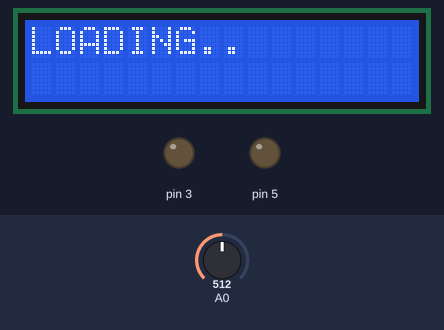
Recording of a sketch running on a simulated Arduino Uno, built with avr-gcc and run on an emulated ATmega328P. Shown: 16×2 character LCD, output pins drawn as LEDs (lit = HIGH). The test bench sets the inputs (shaded band); at power-on: A0 = 512. What the sketch prints to the serial monitor is not drawn.

Above: at 1.1 s.
At 5.2 s:
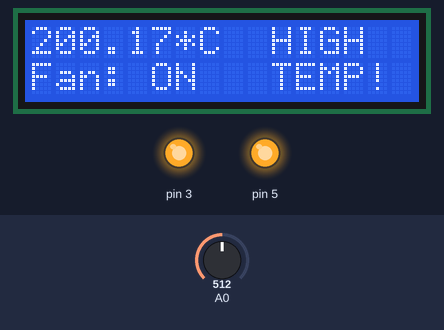
5.3 s: A0 set to 271
At 7.3 s:
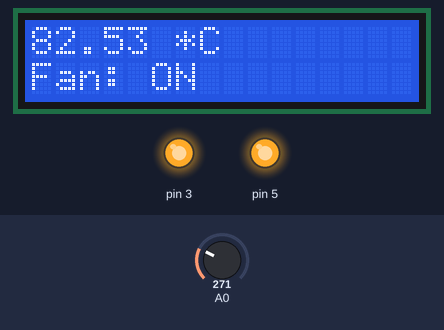
7.6 s: A0 set to 254
At 8.5 s:
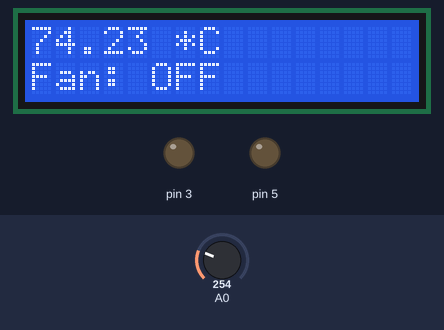
9.6 s: A0 set to 306
At 11.2 s:
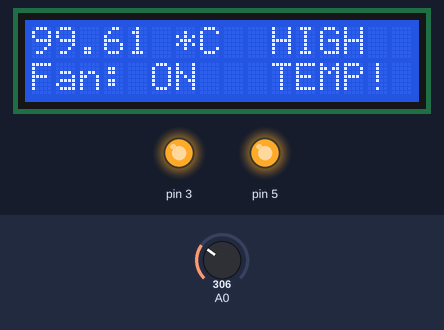
Timing chart, 0 to 12.7 s (numbered marks = the images above; inputs shaded):
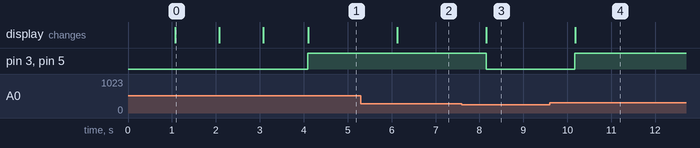

The sketch:

automatic_cooling_system1.ino
```cpp
#include <Adafruit_LiquidCrystal.h>

Adafruit_LiquidCrystal lcd_1(0);

void setup()
{
  lcd_1.begin(16, 2);
  pinMode(A0, INPUT);
  Serial.begin(9600);
  pinMode(3, OUTPUT);
  pinMode(5, OUTPUT);

  lcd_1.print("LOADING.");
  delay(1000); // Wait for 900 millisecond(s)
  lcd_1.print(".");
  delay(1000); // Wait for 1000 millisecond(s)
  lcd_1.print(".");
  delay(1000); // Wait for 1000 millisecond(s)
  lcd_1.print(".");
  delay(1000); // Wait for 1000 millisecond(s)
}

void loop()
{
  lcd_1.clear();
  if ((-40 + 0.488155 * (analogRead(A0) - 20)) >= 79) {
    lcd_1.clear();
    Serial.println((-40 + 0.488155 * (analogRead(A0) - 20)));
    lcd_1.print((-40 + 0.488155 * (analogRead(A0) - 20)));
    Serial.println("Fan: ON");
    lcd_1.setCursor(0, 1);
    lcd_1.print("Fan: ON");
    lcd_1.setCursor(6, 0);
    lcd_1.print("*C");
    digitalWrite(3, HIGH);
    digitalWrite(5, HIGH);
    if ((-40 + 0.488155 * (analogRead(A0) - 20)) >= 93) {
      lcd_1.setCursor(10, 0);
      lcd_1.print("HIGH");
      lcd_1.setCursor(10, 1);
      lcd_1.print("TEMP!");
    }
    delay(2000); // Wait for 2000 millisecond(s)
  } else {
    lcd_1.clear();
    Serial.println((-40 + 0.488155 * (analogRead(A0) - 20)));
    lcd_1.print((-40 + 0.488155 * (analogRead(A0) - 20)));
    Serial.println("Fan: OFF");
    lcd_1.setCursor(0, 1);
    lcd_1.print("Fan: OFF");
    lcd_1.setCursor(6, 0);
    lcd_1.print("*C");
    digitalWrite(3, LOW);
    digitalWrite(5, LOW);
    delay(2000); // Wait for 2000 millisecond(s)
  }
}
```

Measured:
- the behaviour switches between 264 and 263 on A0 (found by bisection; images 2 and 3)
- after the input at 5.3 s, the display: changes after 0.83 s (image 2)
- after the input at 7.6 s, pin 3, pin 5: HIGH → LOW after 0.55 s; the display: changes after 0.55 s (image 3)
- after the input at 9.6 s, pin 3, pin 5: LOW → HIGH after 0.57 s; the display: changes after 0.58 s (image 4)
